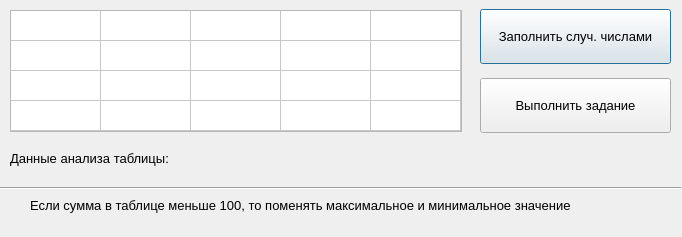
<?xml version="1.0" encoding="UTF-8"?>
<ui version="4.0">
 <class>Dialog</class>
 <widget class="QDialog" name="Dialog">
  <property name="geometry">
   <rect>
    <x>0</x>
    <y>0</y>
    <width>682</width>
    <height>237</height>
   </rect>
  </property>
  <property name="minimumSize">
   <size>
    <width>682</width>
    <height>237</height>
   </size>
  </property>
  <property name="maximumSize">
   <size>
    <width>682</width>
    <height>237</height>
   </size>
  </property>
  <property name="windowTitle">
   <string>Dialog</string>
  </property>
  <widget class="QTableWidget" name="tableWidget">
   <property name="enabled">
    <bool>true</bool>
   </property>
   <property name="geometry">
    <rect>
     <x>10</x>
     <y>10</y>
     <width>452</width>
     <height>122</height>
    </rect>
   </property>
   <property name="minimumSize">
    <size>
     <width>441</width>
     <height>0</height>
    </size>
   </property>
   <property name="maximumSize">
    <size>
     <width>455</width>
     <height>220</height>
    </size>
   </property>
   <property name="font">
    <font>
     <pointsize>10</pointsize>
    </font>
   </property>
   <property name="rowCount">
    <number>4</number>
   </property>
   <attribute name="horizontalHeaderVisible">
    <bool>false</bool>
   </attribute>
   <attribute name="horizontalHeaderCascadingSectionResizes">
    <bool>false</bool>
   </attribute>
   <attribute name="horizontalHeaderMinimumSectionSize">
    <number>55</number>
   </attribute>
   <attribute name="horizontalHeaderDefaultSectionSize">
    <number>90</number>
   </attribute>
   <attribute name="verticalHeaderVisible">
    <bool>false</bool>
   </attribute>
   <attribute name="verticalHeaderHighlightSections">
    <bool>false</bool>
   </attribute>
   <row>
    <property name="text">
     <string/>
    </property>
   </row>
   <row>
    <property name="text">
     <string/>
    </property>
   </row>
   <row>
    <property name="text">
     <string/>
    </property>
   </row>
   <row>
    <property name="text">
     <string/>
    </property>
   </row>
   <column>
    <property name="text">
     <string>C1</string>
    </property>
   </column>
   <column>
    <property name="text">
     <string>C2</string>
    </property>
   </column>
   <column>
    <property name="text">
     <string>C3</string>
    </property>
   </column>
   <column>
    <property name="text">
     <string>C4</string>
    </property>
   </column>
   <column>
    <property name="text">
     <string>C5</string>
    </property>
   </column>
  </widget>
  <widget class="QPushButton" name="btn_random_number">
   <property name="geometry">
    <rect>
     <x>480</x>
     <y>9</y>
     <width>191</width>
     <height>55</height>
    </rect>
   </property>
   <property name="font">
    <font>
     <family>Segoe UI</family>
     <pointsize>10</pointsize>
    </font>
   </property>
   <property name="text">
    <string>Заполнить случ. числами</string>
   </property>
  </widget>
  <widget class="QPushButton" name="btn_solve">
   <property name="geometry">
    <rect>
     <x>480</x>
     <y>78</y>
     <width>191</width>
     <height>55</height>
    </rect>
   </property>
   <property name="font">
    <font>
     <family>Segoe UI</family>
     <pointsize>10</pointsize>
    </font>
   </property>
   <property name="text">
    <string>Выполнить задание</string>
   </property>
  </widget>
  <widget class="QLabel" name="label_max_el">
   <property name="geometry">
    <rect>
     <x>10</x>
     <y>150</y>
     <width>191</width>
     <height>16</height>
    </rect>
   </property>
   <property name="font">
    <font>
     <family>Segoe UI</family>
     <pointsize>10</pointsize>
    </font>
   </property>
   <property name="text">
    <string>Данные анализа таблицы:</string>
   </property>
  </widget>
  <widget class="QLabel" name="label_task_1">
   <property name="geometry">
    <rect>
     <x>30</x>
     <y>190</y>
     <width>631</width>
     <height>31</height>
    </rect>
   </property>
   <property name="font">
    <font>
     <family>Segoe UI</family>
     <pointsize>10</pointsize>
    </font>
   </property>
   <property name="text">
    <string>&lt;html&gt;&lt;head/&gt;&lt;body&gt;&lt;p&gt;Если сумма в таблице меньше 100, то поменять максимальное и минимальное значение&lt;/p&gt;&lt;/body&gt;&lt;/html&gt;</string>
   </property>
  </widget>
  <widget class="QLabel" name="label_info">
   <property name="geometry">
    <rect>
     <x>210</x>
     <y>140</y>
     <width>451</width>
     <height>41</height>
    </rect>
   </property>
   <property name="font">
    <font>
     <family>Segoe UI</family>
     <pointsize>13</pointsize>
     <weight>50</weight>
     <bold>false</bold>
    </font>
   </property>
   <property name="styleSheet">
    <string notr="true">color: rgb(170, 0, 0);</string>
   </property>
   <property name="text">
    <string/>
   </property>
  </widget>
  <widget class="Line" name="line">
   <property name="geometry">
    <rect>
     <x>0</x>
     <y>180</y>
     <width>681</width>
     <height>16</height>
    </rect>
   </property>
   <property name="orientation">
    <enum>Qt::Horizontal</enum>
   </property>
  </widget>
 </widget>
 <resources/>
 <connections/>
</ui>
